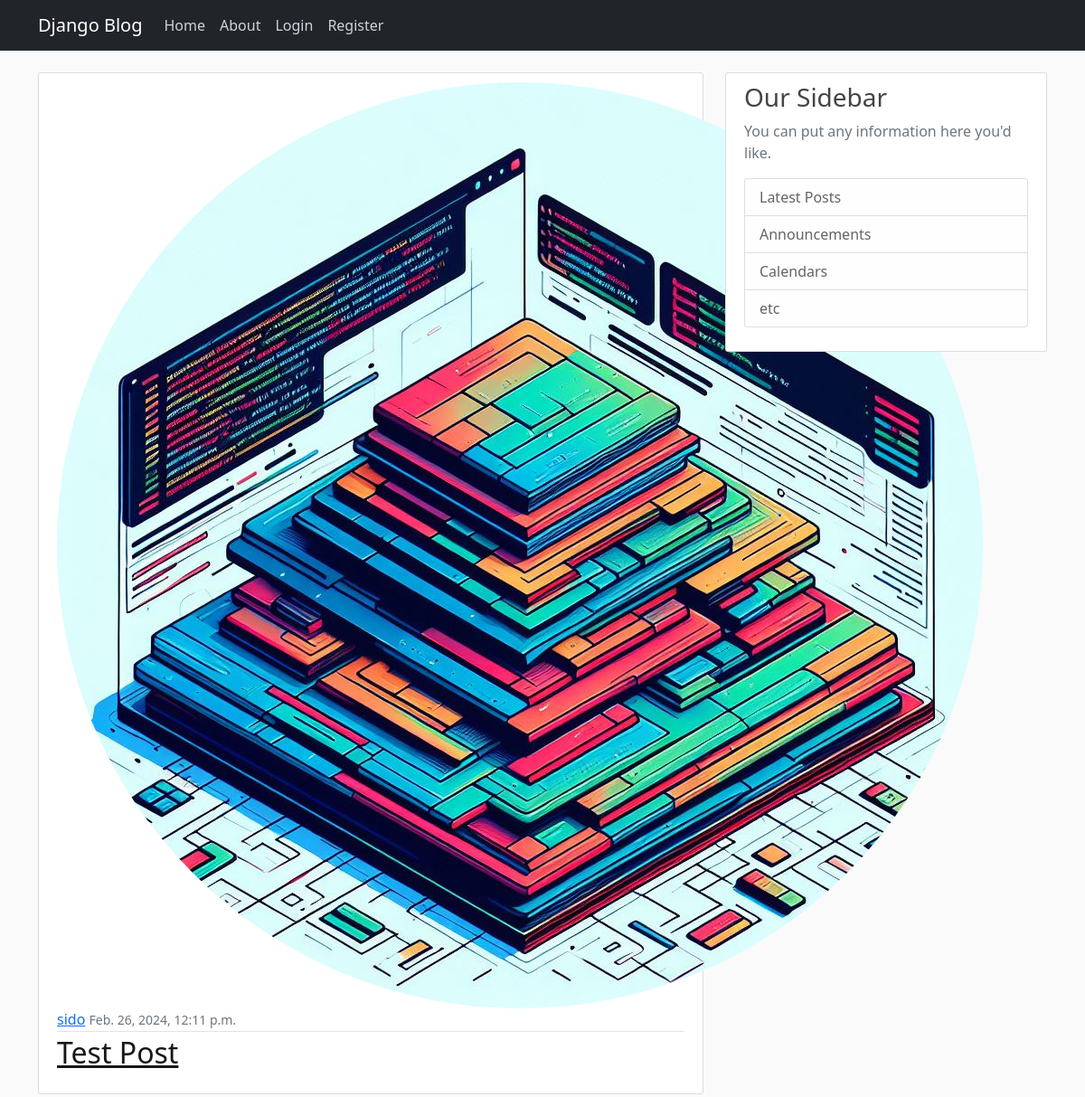
/, run on an earlier commit of the app's database.
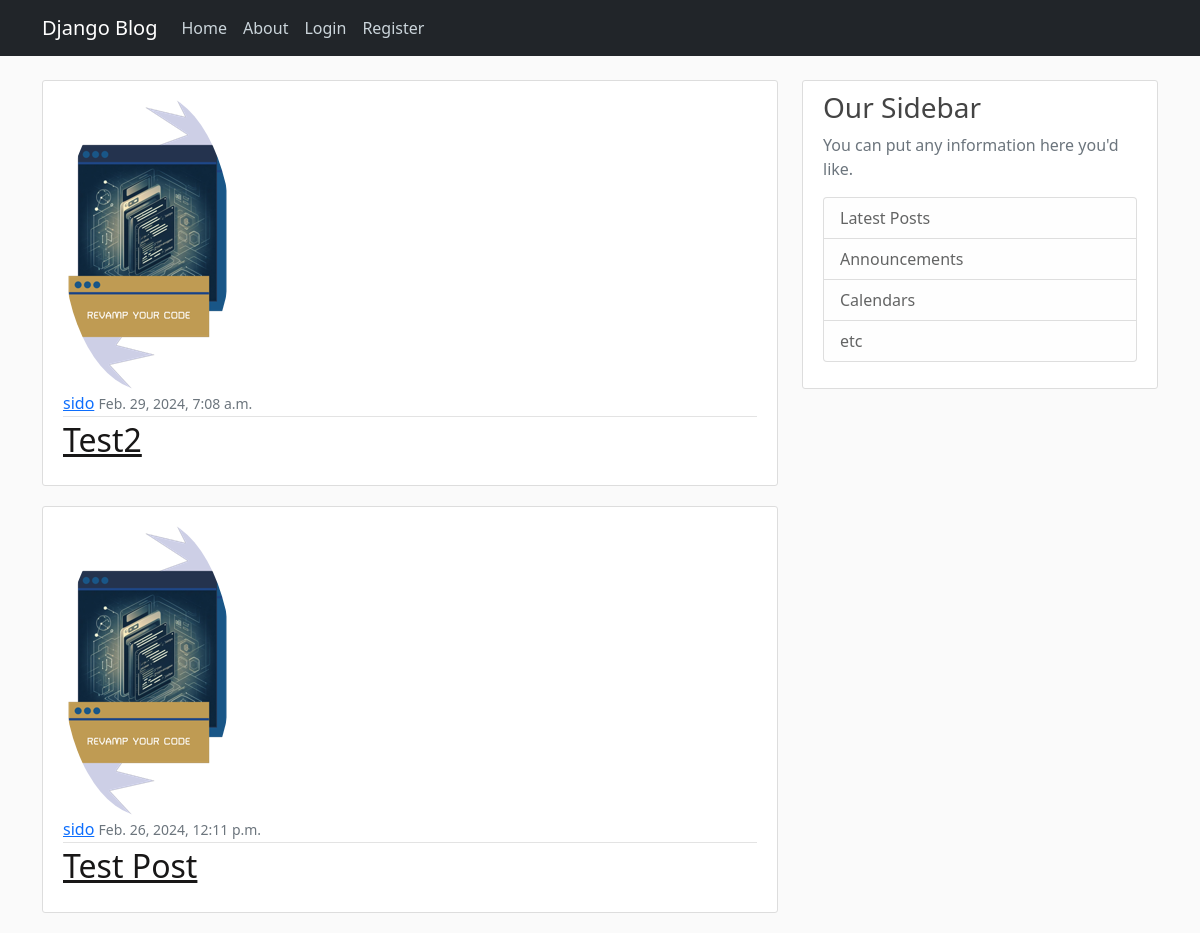
And on a later commit of the database.
### blog_app/models.py (models this page shows, shortened)
class Post(models.Model):
    title = models.CharField(max_length=255)
    content = models.TextField(default='')
    date = models.DateTimeField(default=timezone.now)
    author = models.ForeignKey(User, on_delete=models.CASCADE)

### users/models.py (models this page shows, shortened)
class Profile(models.Model):
    user = models.OneToOneField(User, on_delete=models.CASCADE)
    image = models.ImageField(default='default.jpg', upload_to='profile_pics')

### blog_app/views.py (the view)
# urls.py: path('', views.PostListView.as_view(), name='blog-home'),
class PostListView(generic.ListView):
    model = Post
    template_name = 'blog_app/home.html'
    context_object_name = 'posts'
    ordering = ['-date']
    paginate_by = 4

### blog_app/templates/blog_app/home.html (shortened to what this page needs)
{% extends "blog_app/base.html" %}
{% block content %}
{% for post in posts %}
<article class="media content-section">
  <img src="{{post.author.profile.image.url}}" alt="author profile picture" class="rounded-circle article-image">
    <div class="media-body">
      <div class="article-metadata">
        <a class="mr-2" href="#">{{ post.author }}</a>
        <small class="text-muted">{{ post.date }}</small>
      </div>
      <h2><a class="article-title" href="{% url 'post-detail' post.id %}">{{ post.title }}</a></h2>
    </div>
</article>
{% endfor %}
{% endblock %}

What changed in the data, as far as the page shows it:
added Post: author.profile.image (picture), author "sido", date "Feb. 29, 2024, 7:08 a.m.", title "Test2"
changed through a linked row, Post "Test Post": author.profile.image: a different picture
